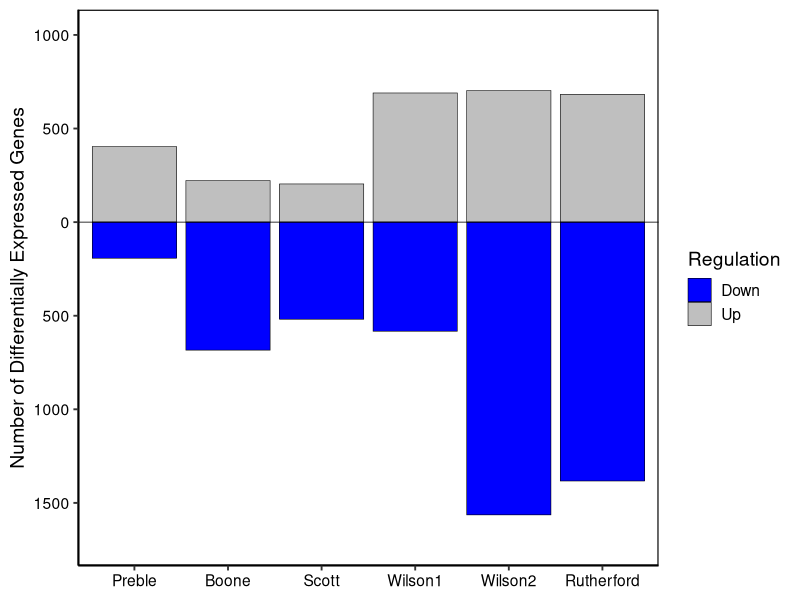
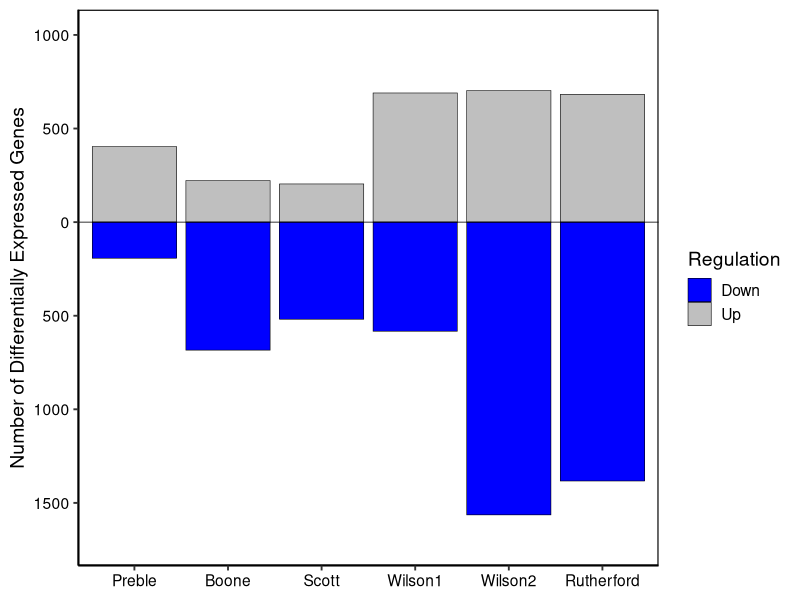

R code for these plots, in order:
library(ggplot2)

# Create data frame
counts <- data.frame(
  County = c("Preble", "Boone", "Scott", "Wilson1", "Wilson2", "Rutherford"),
  Up = c(404, 222, 204, 690, 703, 682),
  Down = c(193, 684, 519, 583, 1564, 1383)
)

# Make downregulated values negative
counts$County <- factor(counts$County, levels = c("Preble", "Boone", "Scott", "Wilson1", "Wilson2", "Rutherford"))
counts$Down_plot <- -counts$Down

q <- ggplot(counts) +
  geom_col(aes(County, Up, fill = "Up"), color = "black", linewidth = 0.2, width = 0.9) +
  geom_col(aes(County, Down_plot, fill = "Down"), color = "black", linewidth = 0.2, width = 0.9) +
  geom_hline(yintercept = 0, linewidth = 0.25, color = "black") +
  scale_fill_manual(values = c("Down" = "blue", "Up" = "grey75"),
                    name = "Regulation") +
  scale_y_continuous(labels = function(x) abs(x),
                     limits = c(-1700, 1000),
                     breaks = seq(-1500, 1000, 500)) +
  labs(x = NULL, y = "Number of Differentially Expressed Genes") +
  theme_classic(base_size = 14) +
  theme(
    panel.border = element_rect(color = "black", fill = NA, linewidth = 0.8),
    legend.position = "right",
    axis.text = element_text(color = "black")
  )

q 

# Save the figure
ggsave("degs_count.jpg", q,
       width = 9, height = 6, units = "in", dpi = 600, device = "jpeg", bg = "white")
